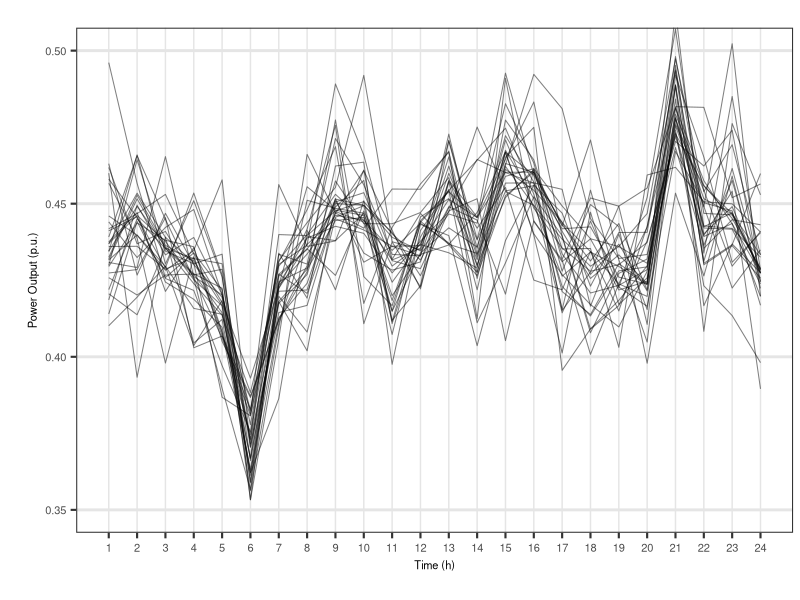

This figure's R source:
library(ggplot2)
library(tidyr)
library(dplyr)

# Read the data
wind_data <- read.csv("windsimulation_curve.csv", header = FALSE)

# Transpose the data
transposed_data <- as.data.frame(t(wind_data))

# Add a time step column
transposed_data <- transposed_data %>% mutate(time = 1:n())

# Reshape data from wide to long format for plotting
transposed_data_long <- transposed_data %>%
  pivot_longer(cols = -time, names_to = "simulation", values_to = "power") %>%
  mutate(power = as.numeric(power))

# Create the plot
wind_plot <- ggplot(transposed_data_long, aes(x = time, y = power, group = simulation)) +
  geom_line(alpha = 0.5, linewidth = 0.35) + # Use alpha for transparency to see overlapping lines
  labs(
    title = "Transposed Wind Simulation Curves",
    x = "Time Step",
    y = "Power Output (p.u.)"
  ) +
  coord_cartesian(ylim = c(0.35, 0.5)) +
  scale_x_continuous(name = "Time (h)", breaks = 1:24) +
  theme_bw(base_size = 16) + # Larger base font size
  theme(
    legend.position = "none",
    legend.title = element_blank(), # Larger legend title
    legend.text = element_text(size = 8), # Larger legend text
    axis.title = element_text(size = 8), # Axis titles bigger
    axis.text = element_text(size = 8), # Axis labels bigger
    legend.background = element_rect(fill = "transparent", color = NA),
    plot.title = element_blank(), # Title size and bold
    panel.grid.major = element_line(linewidth = 0.5, color = "gray90"), # Lighter grid lines
    panel.grid.minor = element_blank(), # No minor grid lines
    plot.margin = margin(20, 5, 20, 20), # Add margin around the plot
    panel.grid.major.y = element_line(linewidth = 1),
    legend.margin = margin(0, 0, 0, 8),
    legend.box.spacing = unit(0, "pt")
  ) # Remove legend

# Save the plot
# ggsave("windsimulation_curve.pdf", plot = wind_plot, width = 10, height = 6)
ggsave("D:\\GithubClonefiles\\datacentra_unitcommitment\\output\\bench\\windscurve_result.pdf", width = 6, height = 4, dpi = 300)
print("Plot saved to windsimulation_curve.pdf")
